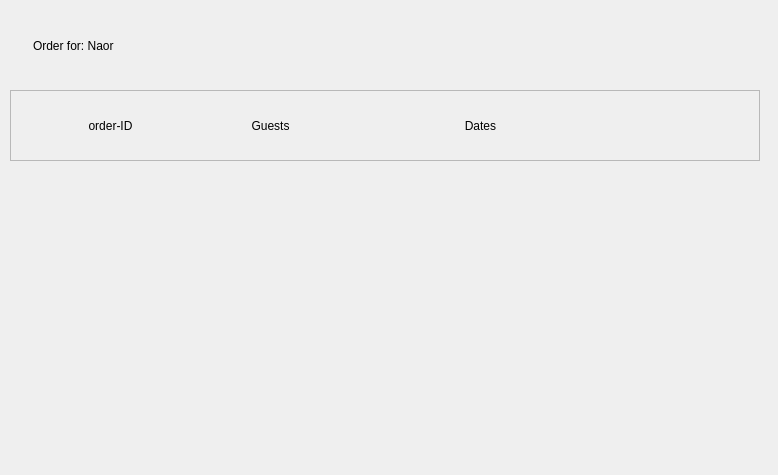
<?xml version="1.0" encoding="UTF-8"?>
<ui version="4.0">
 <class>Dialog</class>
 <widget class="QDialog" name="Dialog">
  <property name="geometry">
   <rect>
    <x>0</x>
    <y>0</y>
    <width>778</width>
    <height>475</height>
   </rect>
  </property>
  <property name="windowTitle">
   <string>Dialog</string>
  </property>
  <widget class="QLabel" name="list_titel">
   <property name="geometry">
    <rect>
     <x>10</x>
     <y>20</y>
     <width>581</width>
     <height>51</height>
    </rect>
   </property>
   <property name="styleSheet">
    <string notr="true">font: 20pt &quot;Calibri&quot;;
padding-left:20px;</string>
   </property>
   <property name="text">
    <string>Order for: Naor</string>
   </property>
   <property name="alignment">
    <set>Qt::AlignLeading|Qt::AlignLeft|Qt::AlignVCenter</set>
   </property>
  </widget>
  <widget class="QScrollArea" name="user_orders_scrollArea">
   <property name="geometry">
    <rect>
     <x>10</x>
     <y>170</y>
     <width>741</width>
     <height>280</height>
    </rect>
   </property>
   <property name="styleSheet">
    <string notr="true">border:none;
</string>
   </property>
   <property name="verticalScrollBarPolicy">
    <enum>Qt::ScrollBarAlwaysOff</enum>
   </property>
   <property name="horizontalScrollBarPolicy">
    <enum>Qt::ScrollBarAlwaysOff</enum>
   </property>
   <property name="sizeAdjustPolicy">
    <enum>QAbstractScrollArea::AdjustToContents</enum>
   </property>
   <property name="widgetResizable">
    <bool>false</bool>
   </property>
   <property name="alignment">
    <set>Qt::AlignLeading|Qt::AlignLeft|Qt::AlignTop</set>
   </property>
   <widget class="QWidget" name="user_orders_widget_2">
    <property name="geometry">
     <rect>
      <x>0</x>
      <y>0</y>
      <width>20</width>
      <height>20</height>
     </rect>
    </property>
    <property name="sizePolicy">
     <sizepolicy hsizetype="Fixed" vsizetype="Fixed">
      <horstretch>0</horstretch>
      <verstretch>0</verstretch>
     </sizepolicy>
    </property>
    <property name="minimumSize">
     <size>
      <width>0</width>
      <height>0</height>
     </size>
    </property>
    <property name="maximumSize">
     <size>
      <width>16777215</width>
      <height>16777215</height>
     </size>
    </property>
    <property name="styleSheet">
     <string notr="true">border:none;</string>
    </property>
    <layout class="QVBoxLayout" name="verticalLayout">
     <property name="spacing">
      <number>0</number>
     </property>
     <property name="sizeConstraint">
      <enum>QLayout::SetFixedSize</enum>
     </property>
     <property name="leftMargin">
      <number>0</number>
     </property>
     <property name="topMargin">
      <number>0</number>
     </property>
     <property name="rightMargin">
      <number>0</number>
     </property>
     <property name="bottomMargin">
      <number>0</number>
     </property>
     <item>
      <layout class="QVBoxLayout" name="user_orders_widget">
       <property name="sizeConstraint">
        <enum>QLayout::SetFixedSize</enum>
       </property>
      </layout>
     </item>
    </layout>
   </widget>
  </widget>
  <widget class="QFrame" name="titels_fream">
   <property name="geometry">
    <rect>
     <x>10</x>
     <y>90</y>
     <width>750</width>
     <height>71</height>
    </rect>
   </property>
   <property name="frameShape">
    <enum>QFrame::StyledPanel</enum>
   </property>
   <property name="frameShadow">
    <enum>QFrame::Raised</enum>
   </property>
   <widget class="QLabel" name="order_dates_titel">
    <property name="geometry">
     <rect>
      <x>330</x>
      <y>10</y>
      <width>281</width>
      <height>51</height>
     </rect>
    </property>
    <property name="styleSheet">
     <string notr="true">font: 16pt &quot;Calibri&quot;;</string>
    </property>
    <property name="text">
     <string>Dates</string>
    </property>
    <property name="alignment">
     <set>Qt::AlignCenter</set>
    </property>
   </widget>
   <widget class="QLabel" name="order_guests_titel">
    <property name="geometry">
     <rect>
      <x>210</x>
      <y>10</y>
      <width>101</width>
      <height>51</height>
     </rect>
    </property>
    <property name="styleSheet">
     <string notr="true">font: 16pt &quot;Calibri&quot;;</string>
    </property>
    <property name="text">
     <string>Guests</string>
    </property>
    <property name="alignment">
     <set>Qt::AlignCenter</set>
    </property>
   </widget>
   <widget class="QLabel" name="order_id_titel">
    <property name="geometry">
     <rect>
      <x>20</x>
      <y>10</y>
      <width>161</width>
      <height>51</height>
     </rect>
    </property>
    <property name="styleSheet">
     <string notr="true">font: 16pt &quot;Calibri&quot;;</string>
    </property>
    <property name="text">
     <string>order-ID</string>
    </property>
    <property name="alignment">
     <set>Qt::AlignCenter</set>
    </property>
   </widget>
  </widget>
 </widget>
 <resources/>
 <connections/>
</ui>
